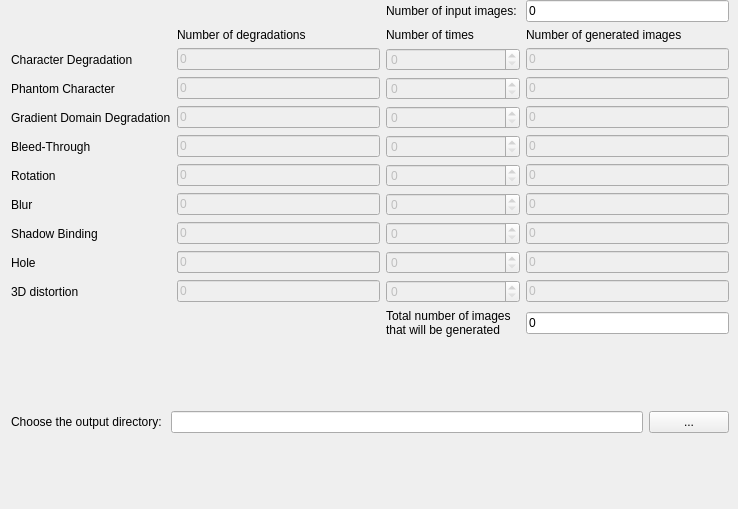
  <widget class="QWizardPage" name="BilanDegradation">
   <widget class="QWidget" name="layoutWidget_14">
    <property name="geometry">
     <rect>
      <x>11</x>
      <y>0</y>
      <width>718</width>
      <height>500</height>
     </rect>
    </property>
    <layout class="QVBoxLayout" name="vLayout">
     <item>
      <layout class="QGridLayout" name="gridLayout_2">
       <item row="9" column="1">
        <widget class="QLineEdit" name="lineEdit_2">
         <property name="enabled">
          <bool>false</bool>
         </property>
         <property name="text">
          <string>0</string>
         </property>
         <property name="readOnly">
          <bool>true</bool>
         </property>
        </widget>
       </item>
       <item row="0" column="2">
        <widget class="QLabel" name="label_25">
         <property name="text">
          <string>Number of input images: </string>
         </property>
        </widget>
       </item>
       <item row="0" column="3">
        <widget class="QLineEdit" name="NbInputPics">
         <property name="enabled">
          <bool>true</bool>
         </property>
         <property name="acceptDrops">
          <bool>false</bool>
         </property>
         <property name="text">
          <string>0</string>
         </property>
         <property name="readOnly">
          <bool>true</bool>
         </property>
        </widget>
       </item>
       <item row="1" column="1">
        <widget class="QLabel" name="label_16">
         <property name="text">
          <string>Number of degradations</string>
         </property>
        </widget>
       </item>
       <item row="1" column="2">
        <widget class="QLabel" name="label_36">
         <property name="text">
          <string>Number of times</string>
         </property>
        </widget>
       </item>
       <item row="1" column="3">
        <widget class="QLabel" name="label_15">
         <property name="text">
          <string>Number of generated images</string>
         </property>
         <property name="scaledContents">
          <bool>false</bool>
         </property>
         <property name="wordWrap">
          <bool>true</bool>
         </property>
        </widget>
       </item>
       <item row="2" column="0">
        <widget class="QLabel" name="label_7">
         <property name="text">
          <string>Character Degradation</string>
         </property>
        </widget>
       </item>
       <item row="2" column="1">
        <widget class="QLineEdit" name="NbDegChar">
         <property name="enabled">
          <bool>false</bool>
         </property>
         <property name="acceptDrops">
          <bool>false</bool>
         </property>
         <property name="text">
          <string>0</string>
         </property>
         <property name="readOnly">
          <bool>true</bool>
         </property>
        </widget>
       </item>
       <item row="2" column="2">
        <widget class="QSpinBox" name="TirageChar">
         <property name="enabled">
          <bool>false</bool>
         </property>
        </widget>
       </item>
       <item row="2" column="3">
        <widget class="QLineEdit" name="TotalChar">
         <property name="enabled">
          <bool>false</bool>
         </property>
         <property name="acceptDrops">
          <bool>false</bool>
         </property>
         <property name="text">
          <string>0</string>
         </property>
         <property name="readOnly">
          <bool>true</bool>
         </property>
        </widget>
       </item>
       <item row="3" column="0">
        <widget class="QLabel" name="label_11">
         <property name="text">
          <string>Phantom Character</string>
         </property>
        </widget>
       </item>
       <item row="3" column="1">
        <widget class="QLineEdit" name="NbDegPhantom">
         <property name="enabled">
          <bool>false</bool>
         </property>
         <property name="acceptDrops">
          <bool>false</bool>
         </property>
         <property name="text">
          <string>0</string>
         </property>
         <property name="readOnly">
          <bool>true</bool>
         </property>
        </widget>
       </item>
       <item row="3" column="2">
        <widget class="QSpinBox" name="TiragePhantom">
         <property name="enabled">
          <bool>false</bool>
         </property>
        </widget>
       </item>
       <item row="3" column="3">
        <widget class="QLineEdit" name="TotalPhantom">
         <property name="enabled">
          <bool>false</bool>
         </property>
         <property name="acceptDrops">
          <bool>false</bool>
         </property>
         <property name="text">
          <string>0</string>
         </property>
         <property name="readOnly">
          <bool>true</bool>
         </property>
        </widget>
       </item>
       <item row="4" column="0">
        <widget class="QLabel" name="label_11gd">
         <property name="text">
          <string>Gradient Domain Degradation</string>
         </property>
        </widget>
       </item>
       <item row="4" column="1">
        <widget class="QLineEdit" name="NbDegGDD">
         <property name="enabled">
          <bool>false</bool>
         </property>
         <property name="acceptDrops">
          <bool>false</bool>
         </property>
         <property name="text">
          <string>0</string>
         </property>
         <property name="readOnly">
          <bool>true</bool>
         </property>
        </widget>
       </item>
       <item row="4" column="2">
        <widget class="QSpinBox" name="TirageGDD">
         <property name="enabled">
          <bool>false</bool>
         </property>
        </widget>
       </item>
       <item row="4" column="3">
        <widget class="QLineEdit" name="TotalGDD">
         <property name="enabled">
          <bool>false</bool>
         </property>
         <property name="acceptDrops">
          <bool>false</bool>
         </property>
         <property name="text">
          <string>0</string>
         </property>
         <property name="readOnly">
          <bool>true</bool>
         </property>
        </widget>
       </item>
       <item row="5" column="0">
        <widget class="QLabel" name="label_8">
         <property name="text">
          <string>Bleed-Through</string>
         </property>
        </widget>
       </item>
       <item row="5" column="1">
        <widget class="QLineEdit" name="NbDegBleed">
         <property name="enabled">
          <bool>false</bool>
         </property>
         <property name="text">
          <string>0</string>
         </property>
        </widget>
       </item>
       <item row="5" column="2">
        <widget class="QSpinBox" name="TirageBleed">
         <property name="enabled">
          <bool>false</bool>
         </property>
        </widget>
       </item>
       <item row="5" column="3">
        <widget class="QLineEdit" name="TotalBleed">
         <property name="enabled">
          <bool>false</bool>
         </property>
         <property name="acceptDrops">
          <bool>false</bool>
         </property>
         <property name="text">
          <string>0</string>
         </property>
         <property name="readOnly">
          <bool>true</bool>
         </property>
        </widget>
       </item>
       <item row="6" column="0">
        <widget class="QLabel" name="label_12R">
         <property name="text">
          <string>Rotation</string>
         </property>
        </widget>
       </item>
       <item row="6" column="1">
        <widget class="QLineEdit" name="NbDegRotation">
         <property name="enabled">
          <bool>false</bool>
         </property>
         <property name="acceptDrops">
          <bool>false</bool>
         </property>
         <property name="text">
          <string>0</string>
         </property>
         <property name="readOnly">
          <bool>true</bool>
         </property>
        </widget>
       </item>
       <item row="6" column="2">
        <widget class="QSpinBox" name="TirageRotation">
         <property name="enabled">
          <bool>false</bool>
         </property>
        </widget>
       </item>
       <item row="6" column="3">
        <widget class="QLineEdit" name="TotalRotation">
         <property name="enabled">
          <bool>false</bool>
         </property>
         <property name="acceptDrops">
          <bool>false</bool>
         </property>
         <property name="text">
          <string>0</string>
         </property>
         <property name="readOnly">
          <bool>true</bool>
         </property>
        </widget>
       </item>
       <item row="7" column="0">
        <widget class="QLabel" name="label_12">
         <property name="text">
          <string>Blur</string>
         </property>
        </widget>
       </item>
       <item row="7" column="1">
        <widget class="QLineEdit" name="NbDegBlur">
         <property name="enabled">
          <bool>false</bool>
         </property>
         <property name="acceptDrops">
          <bool>false</bool>
         </property>
         <property name="text">
          <string>0</string>
         </property>
         <property name="readOnly">
          <bool>true</bool>
         </property>
        </widget>
       </item>
       <item row="7" column="2">
        <widget class="QSpinBox" name="TirageBlur">
         <property name="enabled">
          <bool>false</bool>
         </property>
        </widget>
       </item>
       <item row="7" column="3">
        <widget class="QLineEdit" name="TotalBlur">
         <property name="enabled">
          <bool>false</bool>
         </property>
         <property name="acceptDrops">
          <bool>false</bool>
         </property>
         <property name="text">
          <string>0</string>
         </property>
         <property name="readOnly">
          <bool>true</bool>
         </property>
        </widget>
       </item>
       <item row="8" column="0">
        <widget class="QLabel" name="label_14">
         <property name="text">
          <string>Shadow Binding</string>
         </property>
        </widget>
       </item>
       <item row="8" column="1">
        <widget class="QLineEdit" name="NbDegShadow">
         <property name="enabled">
          <bool>false</bool>
         </property>
         <property name="acceptDrops">
          <bool>false</bool>
         </property>
         <property name="text">
          <string>0</string>
         </property>
         <property name="readOnly">
          <bool>true</bool>
         </property>
        </widget>
       </item>
       <item row="8" column="2">
        <widget class="QSpinBox" name="TirageShadow">
         <property name="enabled">
          <bool>false</bool>
         </property>
         <property name="maximum">
          <number>1</number>
         </property>
        </widget>
       </item>
       <item row="8" column="3">
        <widget class="QLineEdit" name="TotalShadow">
         <property name="enabled">
          <bool>false</bool>
         </property>
         <property name="acceptDrops">
          <bool>false</bool>
         </property>
         <property name="text">
          <string>0</string>
         </property>
         <property name="readOnly">
          <bool>true</bool>
         </property>
        </widget>
       </item>
       <item row="9" column="0">
        <widget class="QLabel" name="label_10">
         <property name="text">
          <string>Hole</string>
         </property>
        </widget>
       </item>
       <item row="9" column="1">
        <widget class="QLineEdit" name="NbDegHole">
         <property name="enabled">
          <bool>false</bool>
         </property>
         <property name="acceptDrops">
          <bool>false</bool>
         </property>
         <property name="text">
          <string>0</string>
         </property>
         <property name="readOnly">
          <bool>true</bool>
         </property>
        </widget>
       </item>
       <item row="9" column="2">
        <widget class="QSpinBox" name="TirageHole">
         <property name="enabled">
          <bool>false</bool>
         </property>
        </widget>
       </item>
       <item row="9" column="3">
        <widget class="QLineEdit" name="TotalHole">
         <property name="enabled">
          <bool>false</bool>
         </property>
         <property name="acceptDrops">
          <bool>false</bool>
         </property>
         <property name="text">
          <string>0</string>
         </property>
         <property name="readOnly">
          <bool>true</bool>
         </property>
        </widget>
       </item>
       <item row="10" column="0">
        <widget class="QLabel" name="label_13">
         <property name="text">
          <string>3D distortion</string>
         </property>
        </widget>
       </item>
       <item row="10" column="1">
        <widget class="QLineEdit" name="NbDegDist3D">
         <property name="enabled">
          <bool>false</bool>
         </property>
         <property name="acceptDrops">
          <bool>false</bool>
         </property>
         <property name="text">
          <string>0</string>
         </property>
         <property name="readOnly">
          <bool>true</bool>
         </property>
        </widget>
       </item>
       <item row="10" column="2">
        <widget class="QSpinBox" name="TirageDist3D">
         <property name="enabled">
          <bool>false</bool>
         </property>
         <property name="maximum">
          <number>1</number>
         </property>
        </widget>
       </item>
       <item row="10" column="3">
        <widget class="QLineEdit" name="TotalDist3D">
         <property name="enabled">
          <bool>false</bool>
         </property>
         <property name="acceptDrops">
          <bool>false</bool>
         </property>
         <property name="text">
          <string>0</string>
         </property>
         <property name="readOnly">
          <bool>true</bool>
         </property>
        </widget>
       </item>
       <item row="11" column="2">
        <widget class="QLabel" name="label_19">
         <property name="text">
          <string>Total number of images that will be generated</string>
         </property>
         <property name="wordWrap">
          <bool>true</bool>
         </property>
        </widget>
       </item>
       <item row="11" column="3">
        <widget class="QLineEdit" name="TotalPic">
         <property name="enabled">
          <bool>true</bool>
         </property>
         <property name="acceptDrops">
          <bool>false</bool>
         </property>
         <property name="text">
          <string>0</string>
         </property>
         <property name="readOnly">
          <bool>true</bool>
         </property>
        </widget>
       </item>
      </layout>
     </item>
     <item>
      <spacer name="verticalSpacer3">
       <property name="orientation">
        <enum>Qt::Vertical</enum>
       </property>
       <property name="sizeHint" stdset="0">
        <size>
         <width>20</width>
         <height>40</height>
        </size>
       </property>
      </spacer>
     </item>
     <item>
      <layout class="QHBoxLayout" name="horizontalLayout_29">
       <item>
        <widget class="QLabel" name="FolderTextSemi_2">
         <property name="text">
          <string>Choose the output directory: </string>
         </property>
        </widget>
       </item>
       <item>
        <widget class="QLineEdit" name="outputDegrImagePath"/>
       </item>
       <item>
        <widget class="QPushButton" name="btnChooseOutputDegrImageDir">
         <property name="enabled">
          <bool>true</bool>
         </property>
         <property name="text">
          <string>...</string>
         </property>
        </widget>
       </item>
      </layout>
     </item>
     <item>
      <spacer name="verticalSpacer4">
       <property name="orientation">
        <enum>Qt::Vertical</enum>
       </property>
       <property name="sizeHint" stdset="0">
        <size>
         <width>20</width>
         <height>40</height>
        </size>
       </property>
      </spacer>
     </item>
    </layout>
   </widget>
  </widget>
